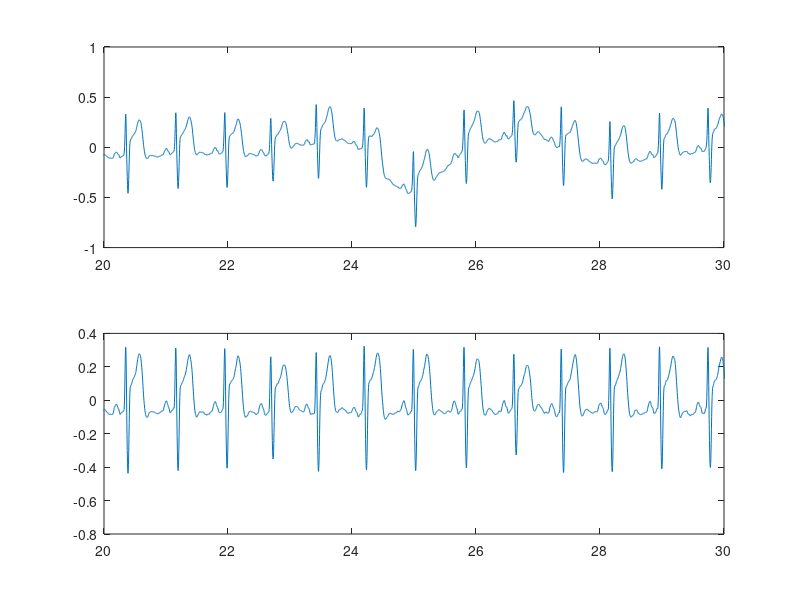

Reproduce this figure in MATLAB. (Note: this script raises an error after producing the figure.)
clear; close all; clc;

load ECG_data_2; %example_ECG_data_2에 적용


[bh, ah] = butter(5, 1/(Fs/2), 'high');
[bl, al] = butter(5, 35/(Fs/2), 'low');

f_data = filtfilt(bh, ah, data);
f_data = filtfilt(bl, al, f_data);

x = 1/Fs:1/Fs:length(data)/Fs;

figure;
subplot(211); plot(x, data);  xlim([20 30]);
subplot(212);  plot(x, f_data);  xlim([20 30]);

% 미분
d_data = diff(f_data);
d_data = [d_data(1); d_data]; % 개수가 한 개 줄어들어 편의상 데이터 한 샘플을 추가 

% 절대값
abs_data = abs(d_data);

% 이동평균: 여러번 사용하는 것이 좋음
mwa_data = smooth(abs_data, 0.2*Fs, 'moving');
mwa_data = smooth(mwa_data, 0.2*Fs, 'moving');

% 처리된 신호에서 피크 찾기
[peak_value, peak_idx] = findpeaks(mwa_data);
peak_in_time = peak_idx/Fs;

figure; 
subplot(411); plot(x, f_data, 'LineWidth', 1);  xlim([20 30]); title('ECG');
subplot(412); plot(x, d_data, 'LineWidth', 1);  xlim([20 30]); title('diff');
subplot(413); plot(x, abs_data, 'LineWidth', 1); xlim([20 30]); title('abs');
subplot(414); plot(x, mwa_data, 'LineWidth', 1); hold on; plot(peak_in_time, peak_value, 'ro', 'LineWidth', 1); hold off; xlim([20 30]); title('mwa'); xlabel('Time (s)');


% 심전도 R피크 위치 찾기
R_PEAK_LOC = []; % r피크의 위치 (샘플관점)
R_PEAK_AMP = []; % r피크의 크기

st_win = floor(Fs/2);

for kk=2:1:length(peak_idx)-1
    tmp = f_data(peak_idx(kk)-st_win + 1 : peak_idx(kk));
    [m_v, m_i] = max(tmp);

    t_idx = peak_idx(kk) - st_win + m_i;

    R_PEAK_LOC = [R_PEAK_LOC t_idx];
    R_PEAK_AMP = [R_PEAK_AMP f_data(t_idx)];
end

R_PEAK_IN_SEC = R_PEAK_LOC/Fs;

figure;
plot(x, f_data); hold on;
plot(R_PEAK_IN_SEC, R_PEAK_AMP, 'ro'); hold off; xlabel('Time (s)');

% 심박 간격 계산
hearbeat_interval = diff(R_PEAK_LOC);
hearbeat_interval = hearbeat_interval/Fs;

figure;
subplot(211); plot(x, f_data); hold on; plot(R_PEAK_IN_SEC, R_PEAK_AMP, 'ro'); hold off;
subplot(212); plot(R_PEAK_IN_SEC(2:end), hearbeat_interval, 'ro--'); xlabel('Time (s)'); ylabel('hearbeat interval (s)');


%%윈도우 사이즈를 계속 바꿔가며 오류 최소화 윈도우 사이즈 외에 방법이 있을 수도 있음
load RESULT_ECG_2;

peak_ref_in_sec = ecg_peak_ref/Fs;

ref_rri = diff(ecg_peak_ref)/Fs;

figure;
plot(peak_ref_in_sec(2:end), ref_rri, 'ko--'); hold on;
plot(R_PEAK_IN_SEC(2:end), hearbeat_interval, 'ro--'); hold off;
%%빨간색과 검정색이 똑같이 나와야함 
figure;
plot(hearbeat_interval(:) - ref_rri(:));









